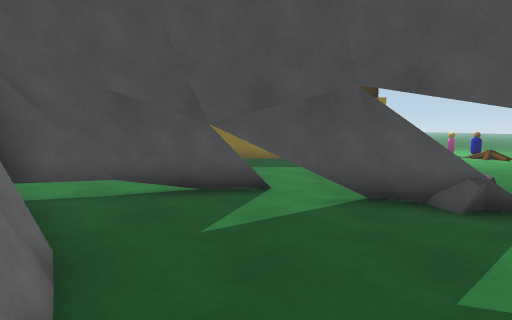
View 1 (above)

18 first-person views from a walk through a scene from a Unity 3-D project. The camera is 1.5 m above the floor, tilts 6° down and sees 80° across. The floor is counted in squares, 1 m on a side. Each view is taken from the middle of a square. On the plan, view 1 faces up. The plan holds only what a view shows up to about 15 squares ahead; the rest is blank. The place goes on beyond the plan. Surface patterns are stand-ins for the level's own textures.

View 2
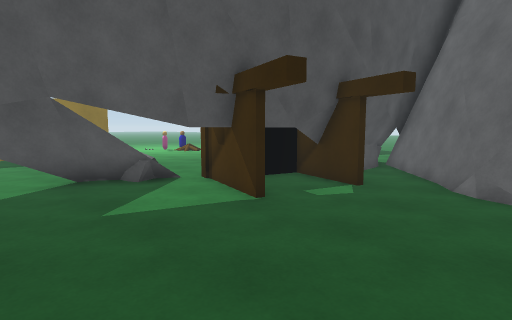

View 3
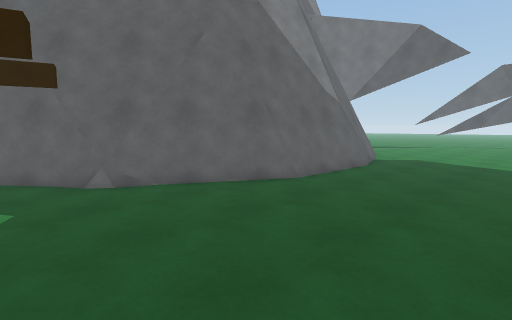

View 4
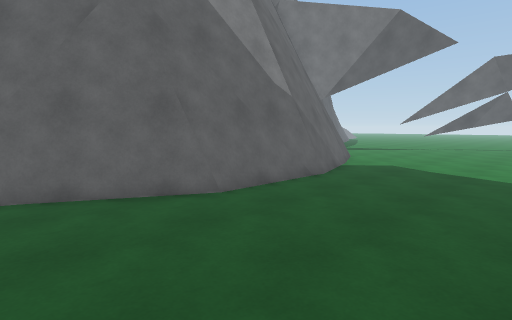

View 5
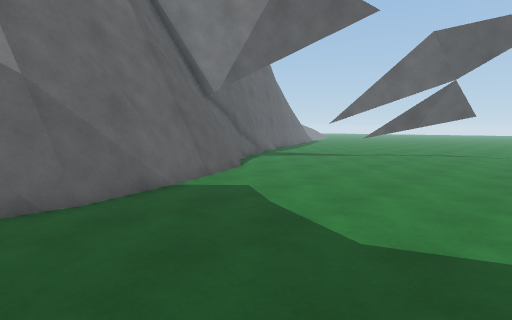

View 6
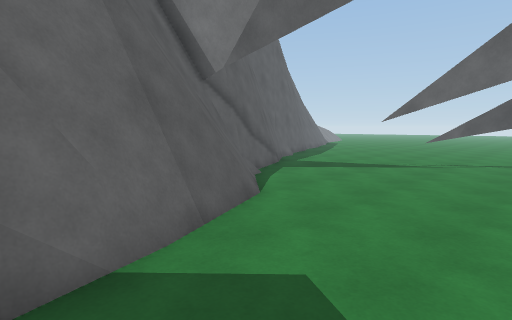

View 7
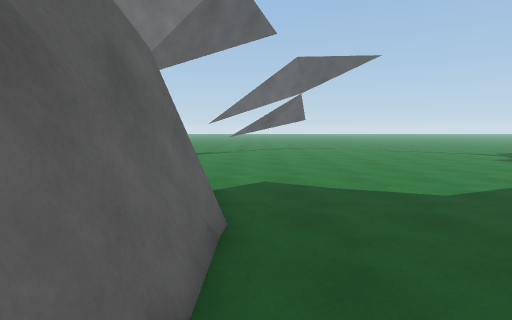

View 8
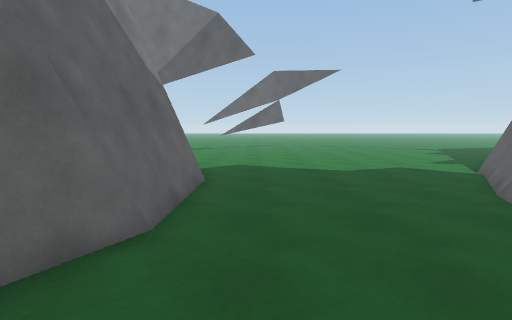

View 9
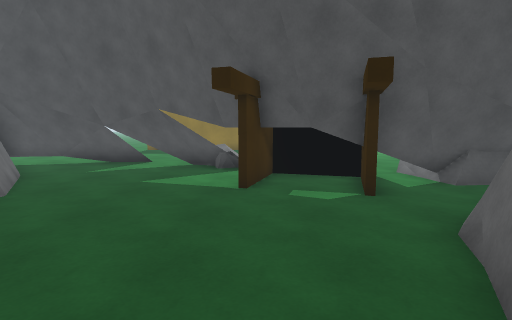

View 10
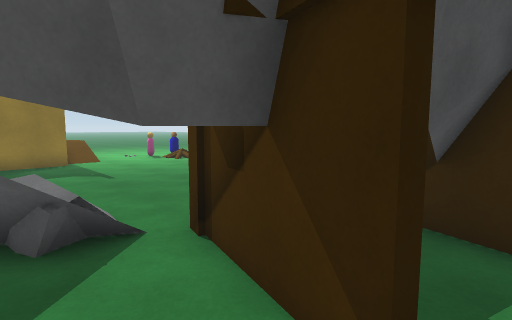

View 11
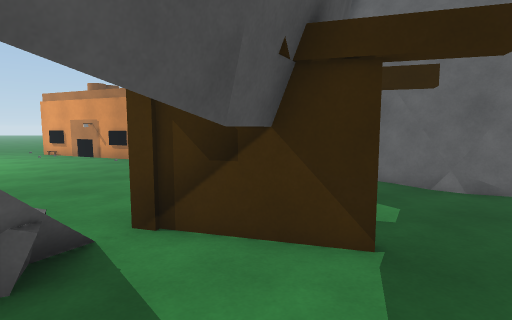

View 12
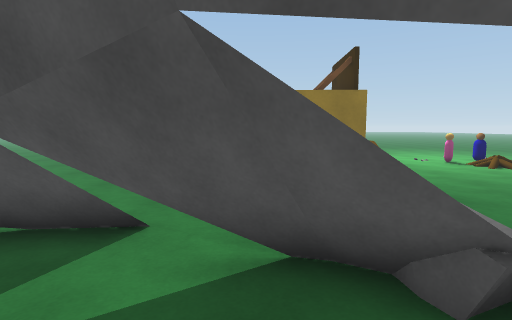

View 13
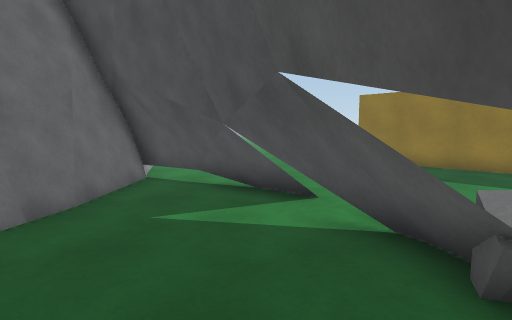

View 14
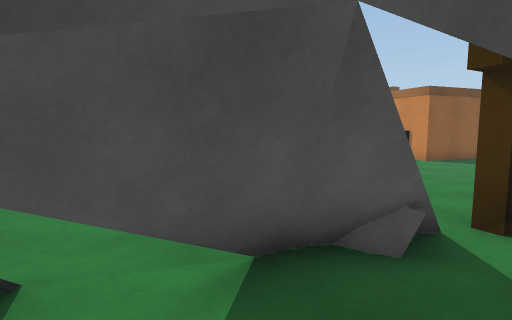

View 15
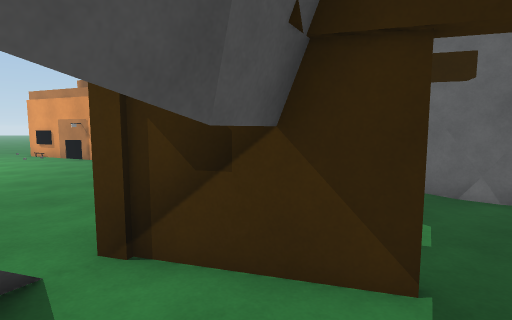

View 16
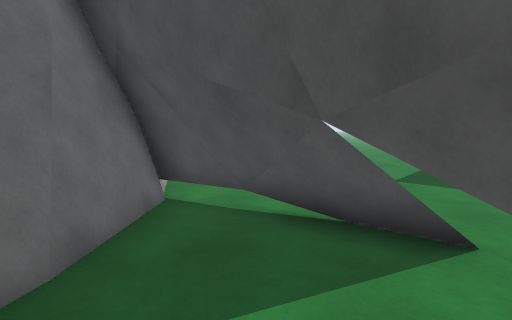

View 17
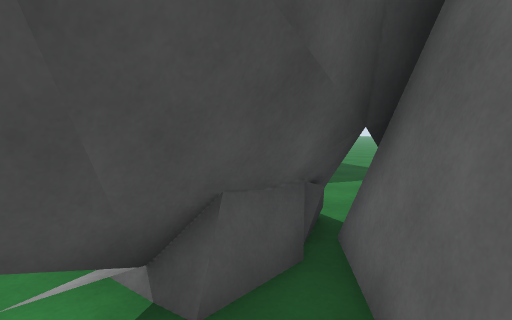

View 18
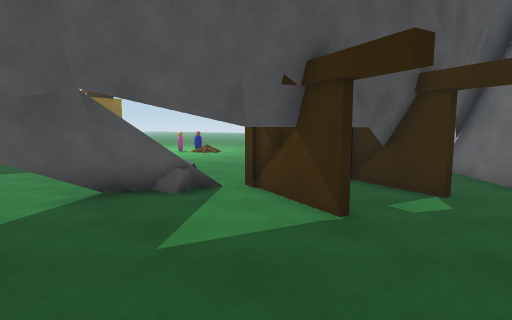

### Floor plan
Key: @ floor where view 1 was taken; # wall or solid block; . floor; / step, stairs or slope; = window, fence, low wall or low ledge; v drop or lower ground; T thing the floor can be seen under or through; R rock; O other object.
Columns run from 7 left of view 1 to 20 right of it. Each row starts with its distance up from view 1.
 18   ..          O ....
 17   ..          O=...O
 16 .....         ...OO
 15  ....#########.....    ..
 14  ..................  ....
 13   ................. ....#
 12   ......... ............#
 11    ........ ...........##
 10     ....... ...........#
  9  .........  ...........#
  8  .........  ...........###
  7  ..=====..  .............#
  6  TTTTTTTTTR ..........    ..
  5   #T....TTTOTT....      ....
  4   ###.....TTT### RRR  ....
  3   v ##.....TT####RRRR..
  2      #......########=
  1       /........#..###
  0        @.........###
 -1        .........##
 -2        ........##
 -3        ........#
 -4        /......##
 -5        /......#
 -6        /.....##
 -7       /......#
 -8       /......#
 -9      /.......#
-10      /.......#
-11     /........##
-12     .........##
-13    /.........##
-14   /...........##
-15   ............## vv
-16  ..............##vv
-17  ..............###v
-18   ..............###
-19  ................##
-20  ................ ##
-21  ...............  O#

Positions as (right, up) in squares from view 1, and headings:
1: (0, 0), facing up
2: (0, -3), facing up-right
3: (0, 1), facing down-right
4: (0, -2), facing down-right
5: (-1, -9), facing down-right
6: (3, -12), facing down-right
7: (5, -6), facing down
8: (4, -2), facing down
9: (5, -6), facing up
10: (3, 1), facing up-right
11: (1, 3), facing right
12: (2, 3), facing up
13: (4, 2), facing up-left
14: (0, 4), facing up-right
15: (2, 3), facing right
16: (1, 3), facing up-left
17: (9, 0), facing up-right
18: (0, -1), facing up-right
